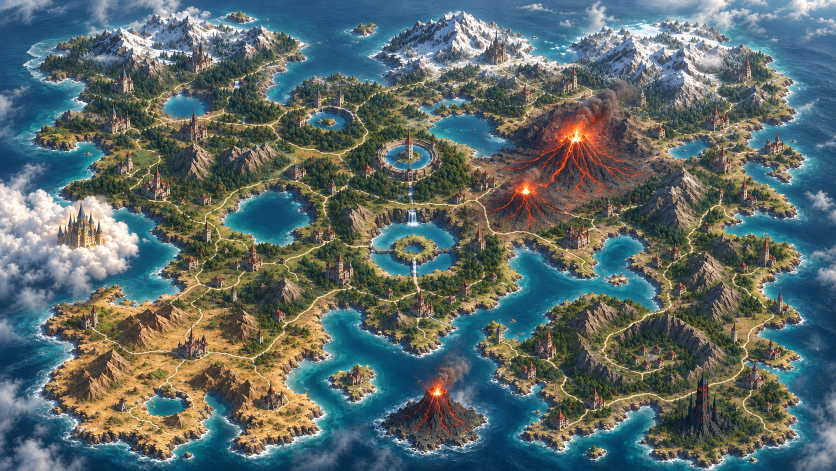
#> input picture src/assets/map/map-base.png, 1672 x 941 px (shown at 1/2 size)
$ python build_map_routes.py
#> lines starting #> are read from the running program, lines starting #| are printed output that depends on the picture; after the words box and inside, x2 and y2 are one past the last pixel; in counts of white or black regions, pixels touching at a corner belong together
"""地図素材から「光る道レイヤー」と「街から街への道順」を作る。

入力
  src/assets/map/map-base.png … 道が光っていない地図
  artwork/maps/archive/map-golden.png … 同じ構図で、道が金色に光っている地図
  src/stages.ts  … 街の座標（SVG viewBox 1920x1080 上）

出力
  src/routeWaypoints.json … （2026-09-25 時点ではアプリから使っていない。道の演出を戻すときに使う）前の街 → 次の街の経由点（SVG 座標）。金色版で光っている道の上を優先して通る最短経路を間引いたもの
画面では map-golden.png を map-base.png に重ね、この経由点に沿った帯の部分だけをマスクで見せる。

地図を差し替えたら、2枚の素材を置き換えてこのスクリプトを実行し直す。
必要なライブラリ: numpy, scipy, scikit-image, pillow（例: python3 -m venv .venv && .venv/bin/pip install numpy scipy scikit-image pillow）
実行: .venv/bin/python scripts/build_map_routes.py
"""

import json
import re
from pathlib import Path

import numpy as np
from PIL import Image
from scipy import ndimage
from skimage.graph import route_through_array

ROOT = Path(__file__).resolve().parent.parent
BASE_MAP = ROOT / 'src' / 'assets' / 'map' / 'map-base.png'
GOLDEN_MAP = ROOT / 'artwork' / 'maps' / 'archive' / 'map-golden.png'
SVG_WIDTH, SVG_HEIGHT = 1920, 1080

# 金色版で「金色かつ明るくなった」画素を道とみなす
GOLD_MIN_RED, GOLD_MIN_GREEN, GOLD_MAX_BLUE, GOLD_MIN_RED_MINUS_BLUE = 170, 130, 160, 50
MIN_BRIGHTENING = 12

# 経路探索: 道の上は安く、道以外は高く。道の切れ目は膨張でつなぐ
ROUTING_SCALE = 0.5
ROAD_GAP_CLOSING_PX = 2
COST_ON_ROAD, COST_OFF_ROAD = 1.0, 40.0
SIMPLIFY_TOLERANCE_SVG = 6.0  # 経由点を間引く許容誤差（SVG 座標）


def load_rgb(path: Path) -> np.ndarray:
    return np.asarray(Image.open(path).convert('RGB')).astype(np.int16)
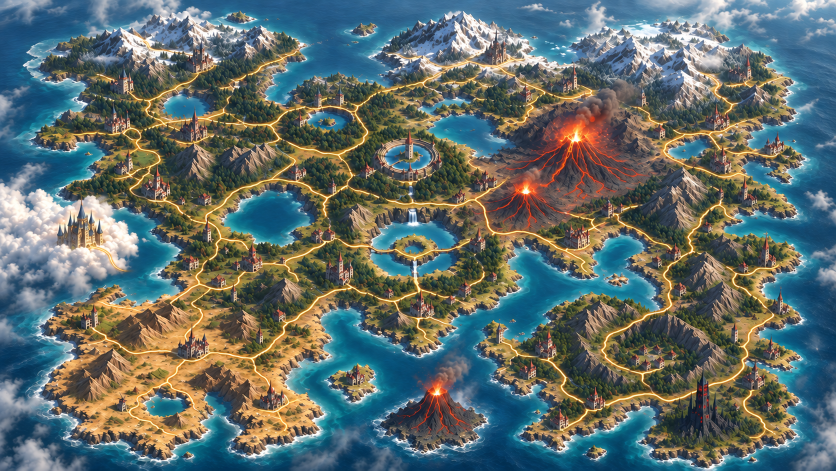
#> input picture artwork/maps/archive/map-golden.png, 1672 x 941 px (shown at 1/2 size)


def load_stages() -> list[tuple[str, float, float]]:
    source = (ROOT / 'src' / 'stages.ts').read_text(encoding='utf-8')
    pattern = r"id: '(stage-\d+)', name: '[^']+', x: ([\d.]+), y: ([\d.]+)"
    return [(m.group(1), float(m.group(2)), float(m.group(3))) for m in re.finditer(pattern, source)]


def find_road_pixels(base: np.ndarray, golden: np.ndarray) -> np.ndarray:
    red, green, blue = golden[..., 0], golden[..., 1], golden[..., 2]
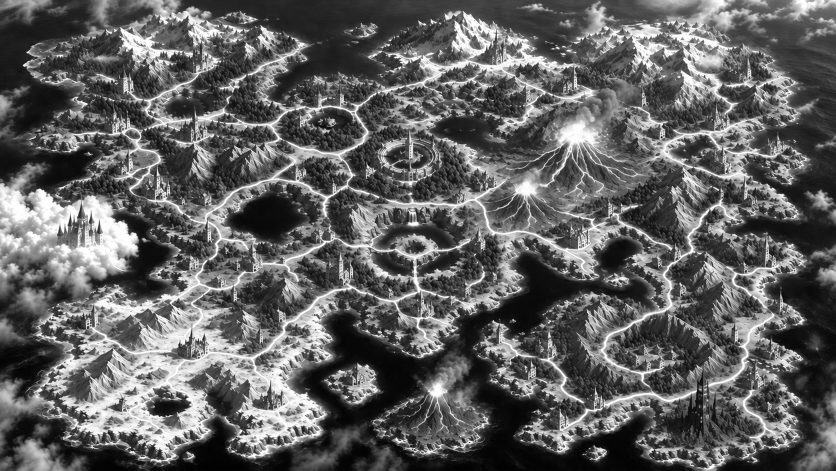
#> red: shape (941, 1672) int16 (shown at 1/2 size); min 0, max 255, mean 97.5
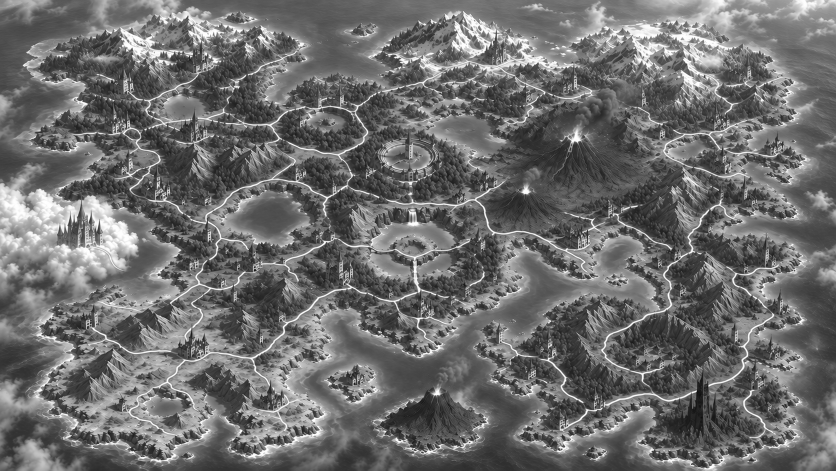
#> green: shape (941, 1672) int16 (shown at 1/2 size); min 7, max 255, mean 109.7
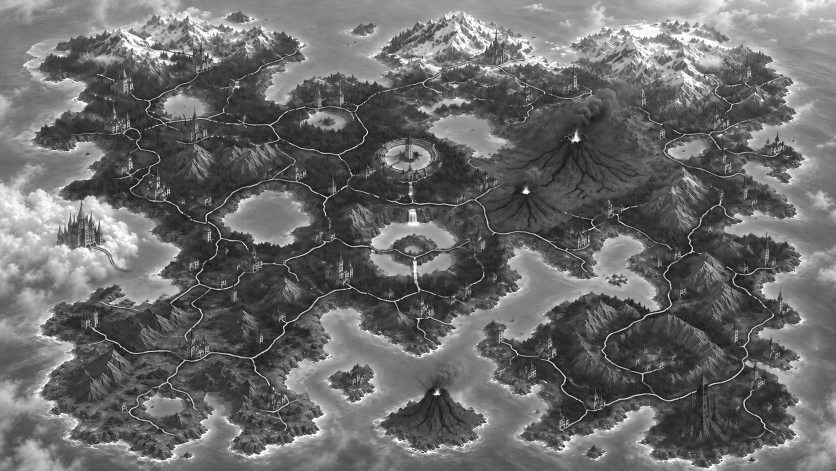
#> blue: shape (941, 1672) int16 (shown at 1/2 size); min 6, max 255, mean 106.6
    is_gold = (red > GOLD_MIN_RED) & (green > GOLD_MIN_GREEN) & (blue < GOLD_MAX_BLUE) & (red - blue > GOLD_MIN_RED_MINUS_BLUE)
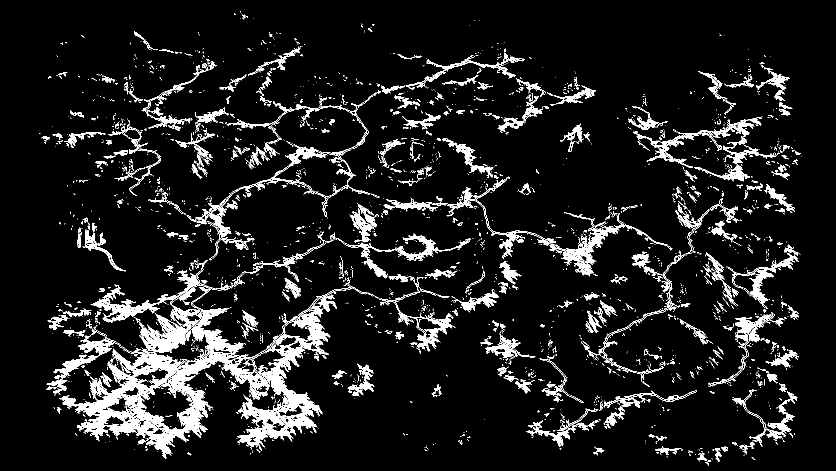
#> is_gold: shape (941, 1672) bool (shown at 1/2 size); 9.7% white; 2636 white regions (2229 under 20 px), largest, box (x1, y1, x2, y2) and area: (118, 580, 683, 917) 39665, (181, 520, 734, 718) 13488, (872, 359, 1345, 553) 6150
    brightened = golden.mean(axis=2) - base.mean(axis=2) > MIN_BRIGHTENING
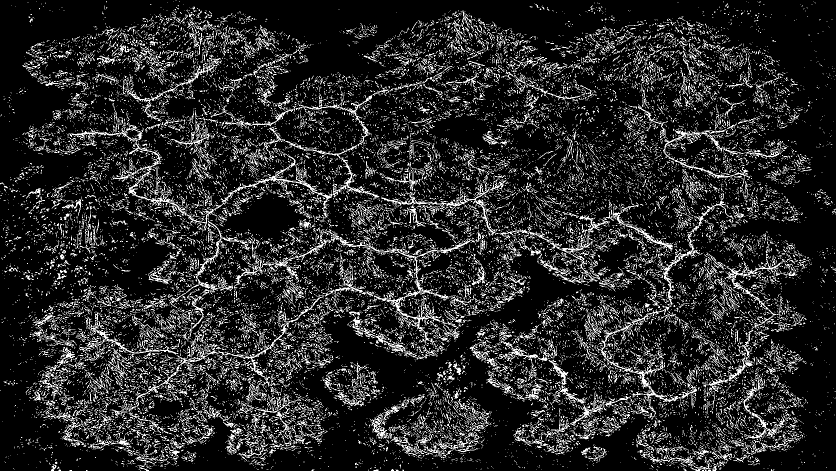
#> brightened: shape (941, 1672) bool (shown at 1/2 size); 15.7% white in thin lines or dots
    return is_gold & brightened
#> returned value: shape (941, 1672) bool; 3.2% white in thin lines or dots, all inside (x1, y1, x2, y2) = (84, 23, 1604, 932)


def build_cost_grid(road: np.ndarray) -> np.ndarray:
    small = Image.fromarray((road * 255).astype(np.uint8)).resize(
        (round(road.shape[1] * ROUTING_SCALE), round(road.shape[0] * ROUTING_SCALE)), Image.BILINEAR)
    road_small = ndimage.binary_dilation(np.asarray(small) > 40, iterations=ROAD_GAP_CLOSING_PX)
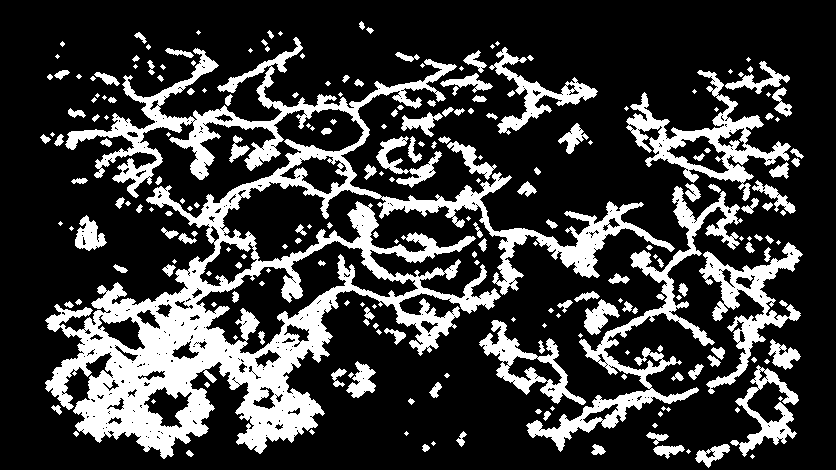
#> road_small: shape (470, 836) bool; 23.6% white; 236 white regions (92 under 20 px), largest, box (x1, y1, x2, y2) and area: (45, 37, 675, 459) 54243, (526, 186, 743, 452) 7307, (626, 70, 791, 201) 4983
    return np.where(road_small, COST_ON_ROAD, COST_OFF_ROAD)


def simplify(points: list[tuple[float, float]], tolerance: float) -> list[tuple[float, float]]:
    """Ramer–Douglas–Peucker で折れ線を間引く"""
    if len(points) < 3:
        return points
    start, end = np.array(points[0]), np.array(points[-1])
    segment = end - start
    length = np.hypot(*segment) or 1.0
    distances = [abs(segment[0] * (p[1] - start[1]) - segment[1] * (p[0] - start[0])) / length for p in points[1:-1]]
    farthest = int(np.argmax(distances)) + 1
    if distances[farthest - 1] <= tolerance:
        return [points[0], points[-1]]
    return simplify(points[:farthest + 1], tolerance)[:-1] + simplify(points[farthest:], tolerance)


def find_route(cost: np.ndarray, image_size: tuple[int, int], start_svg, end_svg) -> list[dict]:
    width, height = image_size
    to_grid = lambda x, y: (int(y / SVG_HEIGHT * height * ROUTING_SCALE), int(x / SVG_WIDTH * width * ROUTING_SCALE))
    to_svg = lambda row, col: (col / ROUTING_SCALE / width * SVG_WIDTH, row / ROUTING_SCALE / height * SVG_HEIGHT)
    path, _ = route_through_array(cost, to_grid(*start_svg), to_grid(*end_svg), fully_connected=True, geometric=True)
    svg_points = simplify([to_svg(row, col) for row, col in path], SIMPLIFY_TOLERANCE_SVG)
    # 両端は街の位置そのものなので、経由点には含めない
    return [{'x': round(x, 1), 'y': round(y, 1)} for x, y in svg_points[1:-1]]


def main() -> None:
    base, golden = load_rgb(BASE_MAP), load_rgb(GOLDEN_MAP)
    if base.shape != golden.shape:
        raise SystemExit(f'2枚の地図のサイズが違う: {base.shape} / {golden.shape}')
    road = find_road_pixels(base, golden)
    cost = build_cost_grid(road)
    image_size = (base.shape[1], base.shape[0])
#> image_size = (1672, 941)
    stages = load_stages()
    waypoints = {}
    for (_, x0, y0), (stage_id, x1, y1) in zip(stages, stages[1:]):
        waypoints[stage_id] = find_route(cost, image_size, (x0, y0), (x1, y1))
    (ROOT / 'src' / 'routeWaypoints.json').write_text(json.dumps(waypoints, ensure_ascii=False, indent=1) + '\n', encoding='utf-8')
    print(f'道の画素: {road.mean() * 100:.2f}%  区間: {len(waypoints)}  経由点の合計: {sum(len(v) for v in waypoints.values())}')


if __name__ == '__main__':
#> (the run stopped early here; a loop or call above may not have finished)
